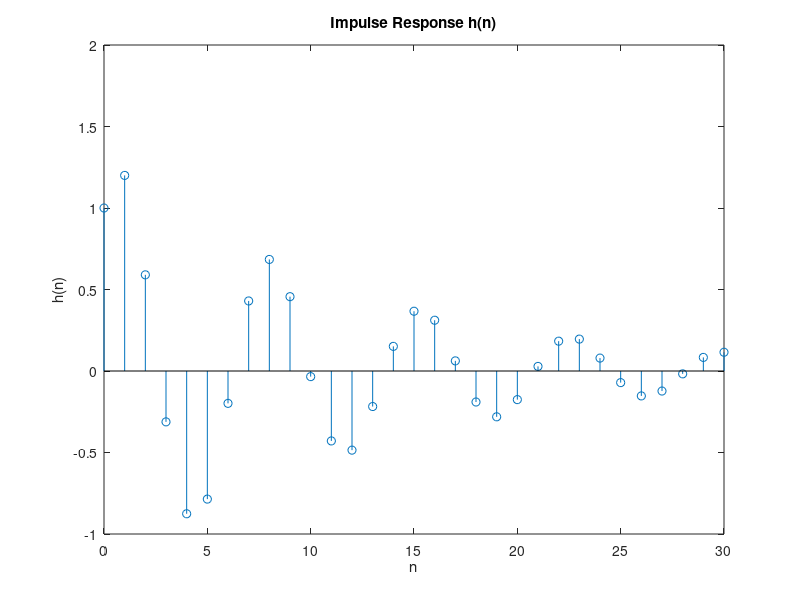
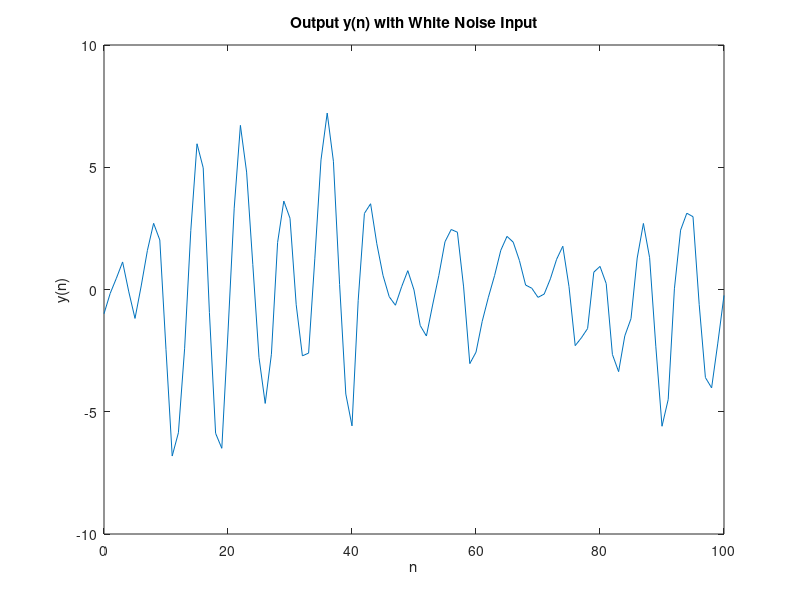
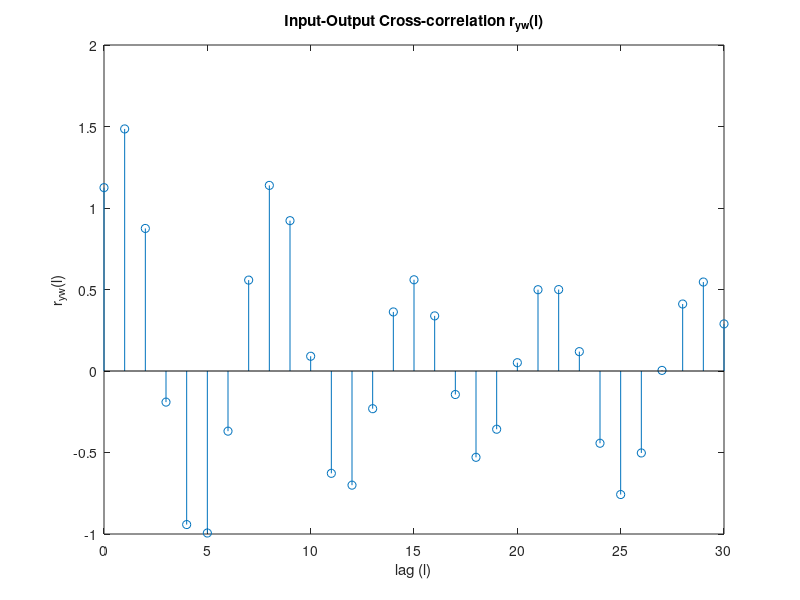
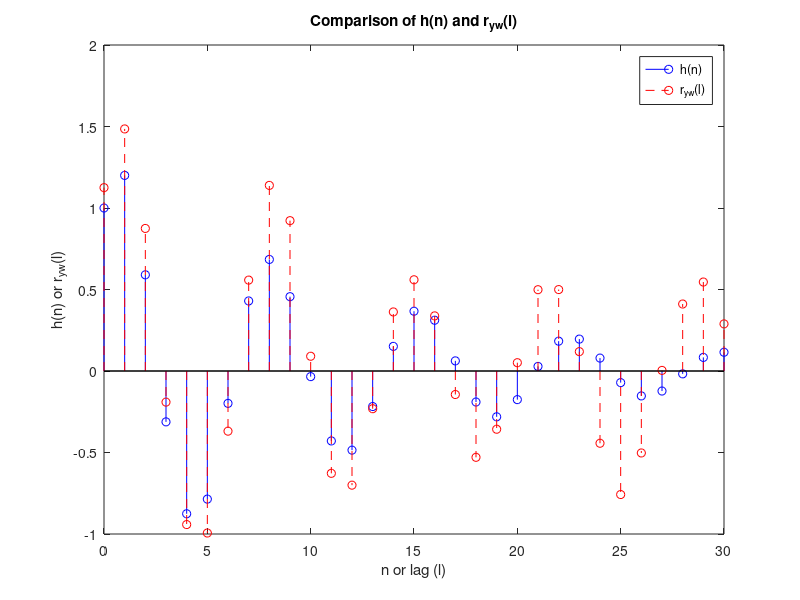

Source code (MATLAB) for these figures, in order:
%% Part a - Impulse Response
a = [1, -1.2, 0.85]; % Denominator coefficients
b = [1]; % Numerator coefficients
nh = 0:30;
h = impz(b, a, length(nh)); % Calculate system impulse response
figure;
stem(nh, h);
axis([0 30 -1 2]);
title('Impulse Response h(n)');
xlabel('n'); ylabel('h(n)');
f = gcf; exportgraphics(f,'L5T1-a.png','Resolution',300)

%% Part b - System Output with White Noise
w = randn(1, 101);
w = w - mean(w); % Zero-mean white noise
y = filter(b, a, w); % Filter white noise through system
ny = 0:100;
figure;
plot(ny, y);
title('Output y(n) with White Noise Input');
xlabel('n'); ylabel('y(n)');
f = gcf; exportgraphics(f,'L5T1-b.png','Resolution',300)

%% Part c - Cross-correlation Analysis
[ryw, lryw] = xcorr(y, w, 'biased'); % Input-output cross-correlation
figure;
stem(lryw, ryw);
axis([0 30 -1 2]);
title('Input-Output Cross-correlation r_{yw}(l)');
xlabel('lag (l)'); ylabel('r_{yw}(l)');
f = gcf; exportgraphics(f,'L5T1-c1.png','Resolution',300)

% Compare h(n) with r_yw(l) for positive lags
idx_zero = find(lryw == 0);
max_lag = length(h) - 1;
lag_range = idx_zero : idx_zero + max_lag;

figure;
stem(nh, h, 'b', 'DisplayName', 'h(n)');
hold on;

if lag_range(end) <= length(ryw)
    stem(lryw(lag_range), ryw(lag_range), 'r--', 'DisplayName', 'r_{yw}(l)');
end

legend;
title('Comparison of h(n) and r_{yw}(l)');
xlabel('n or lag (l)');
ylabel('h(n) or r_{yw}(l)');
axis([0 30 -1 2]);
f = gcf; exportgraphics(f,'L5T1-c2.png','Resolution',300)

%% Part d - Input Autocorrelation
[rw, lrw] = xcorr(w, 'biased'); % White noise autocorrelation
figure;
stem(lrw, rw);
title('Autocorrelation r_{ww}(l)');
xlabel('lag (l)'); ylabel('r_{ww}(l)');
f = gcf; exportgraphics(f,'L5T1-d.png','Resolution',300)

%% Part e - Repeat 100 times
all_ryw = zeros(100, 31); % Storage for 100 runs

% Generate 100 cross-correlation runs
for i = 1:100
    w = randn(1, 100);
    w = w - mean(w);
    y = filter(b, a, w);
    [ryw_loop, lryw_loop] = xcorr(y, w, 'biased');
    start_idx = find(lryw_loop == 0);
    end_idx = find(lryw_loop == 30);
    rywfinal = ryw_loop(start_idx:end_idx); % Extract lags 0-30
    all_ryw(i, :) = rywfinal;
end

% Average first 50 realizations and compare with h(n)
avg_ryw_50 = mean(all_ryw(1:50, :), 1);
figure;
plot(0:max_lag, h, 'b', 'LineWidth', 1.5, 'DisplayName', 'h(n)');
hold on;
plot(0:max_lag, avg_ryw_50, 'g', 'LineWidth', 1.5, 'DisplayName', 'Average of r_{yw}(l)');
hold off;

xlabel('Time Index');
ylabel('Impulse response');
title('Average of 50 trials');
legend
grid on;
f = gcf; exportgraphics(f,'L5T1-e.png','Resolution',300)